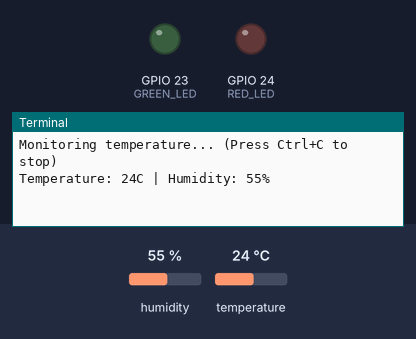
This program was run on a simulated Raspberry Pi (BCM pin numbers). On the bench: output pins drawn as LEDs (lit = HIGH), the last lines printed to the terminal. The test bench sets the inputs (shaded band); at power-on: temperature 24 °C, humidity 55 %. The clock reads 2024-03-15 10:24:30 at power-on unless the program sets it; web requests get an empty 200 reply after 0.4 s.

Above: at 1.2 s.
1.3 s: temperature set to 32 °C
At 11.1 s:
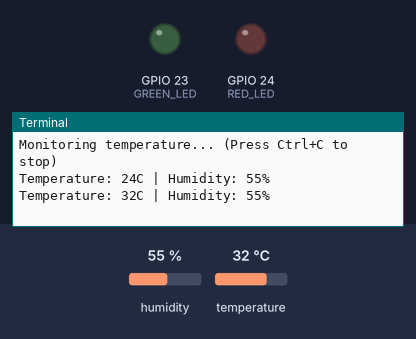
11.5 s: temperature set to 35 °C
At 22.4 s:
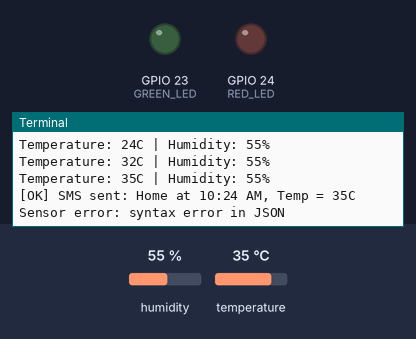

Measured:
- the behaviour switches between 33 and 34 °C on temperature (found by bisection; images 1 and 2)
- after the input at 1.3 s, the terminal: prints a new line after 9.2 s (image 1)
- after the input at 11.5 s, the terminal: prints a new line after 9.3 s (image 2)

The program:

Pi_SMS_Trigger.py
```python
import time
import requests
import adafruit_dht
import board
import RPi.GPIO as GPIO
from datetime import datetime

# === USER CONFIGURATION ===
API_KEY = 'xxxxxxxxxx'      # Your API Key
TEMPLATE_ID = '102'
MOBILE_NUMBER = '91xxxxxxxxxx'  # Target Mobile Number
LOCATION = 'Home'
TEMP_THRESHOLD = 33             # °C: Trigger SMS if temp exceeds this
READ_INTERVAL = 10              # Seconds between sensor reads
COOLDOWN_TIME = 60              # Seconds to wait after sending SMS
API_URL = f'https://www.circuitdigest.cloud/send_sms?ID={TEMPLATE_ID}'

# === GPIO PINS ===
DHT_PIN = board.D4              # GPIO4 = Pin 7
GREEN_LED = 23                  # GPIO23 = Pin 16 (Success)
RED_LED = 24                    # GPIO24 = Pin 18 (Failure)

# === GPIO SETUP ===
GPIO.setmode(GPIO.BCM)
GPIO.setup(GREEN_LED, GPIO.OUT)
GPIO.setup(RED_LED, GPIO.OUT)

# === DHT11 SENSOR SETUP ===
dht = adafruit_dht.DHT11(DHT_PIN)

# === LED FEEDBACK FUNCTION ===
def led_feedback(success):
    if success:
        GPIO.output(GREEN_LED, GPIO.HIGH)
        time.sleep(1)
        GPIO.output(GREEN_LED, GPIO.LOW)
    else:
        GPIO.output(RED_LED, GPIO.HIGH)
        time.sleep(1)
        GPIO.output(RED_LED, GPIO.LOW)

# === SMS SEND FUNCTION ===
def send_sms(temp):
    current_time = datetime.now().strftime("%I:%M %p")
    var1 = f"{LOCATION} at {current_time}"
    var2 = f"{temp}C"

    payload = {
        "mobiles": MOBILE_NUMBER,
        "var1": var1,
        "var2": var2
    }

    headers = {
        "Authorization": API_KEY,
        "Content-Type": "application/json"
    }

    try:
        response = requests.post(API_URL, headers=headers, json=payload)
        if response.status_code == 200:
            print(f"[OK] SMS sent: {var1}, Temp = {var2}")
            print("Response:", response.json())
            led_feedback(True)
        else:
            print(f"[ERROR] SMS failed. Status: {response.status_code}")
            print("Response:", response.text)
            led_feedback(False)
    except requests.exceptions.RequestException as e:
        print("Connection error:", e)
        led_feedback(False)

# === MAIN LOOP ===
print("Monitoring temperature... (Press Ctrl+C to stop)")
try:
    while True:
        try:
            temperature = dht.temperature
            humidity = dht.humidity

            if temperature is not None:
                print(f"Temperature: {temperature}C | Humidity: {humidity}%")
                if temperature > TEMP_THRESHOLD:
                    send_sms(temperature)
                    time.sleep(COOLDOWN_TIME)  # Prevent repeated alerts
            else:
                print("Sensor read failed.")

        except Exception as sensor_error:
            print("Sensor error:", sensor_error)

        time.sleep(READ_INTERVAL)

except KeyboardInterrupt:
    print("Script terminated by user.")

finally:
    GPIO.cleanup()
```
